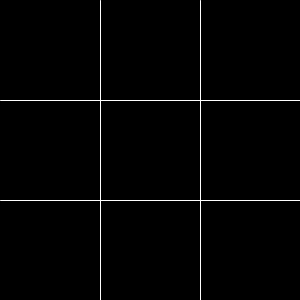
Frame 1 (no input)
Frame 60 (the mouse pressed at the canvas centre just before this capture): identical to frame 1, image omitted
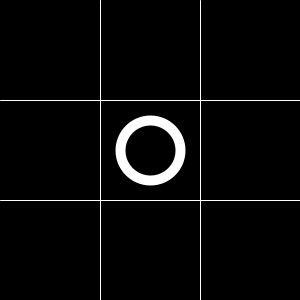
Frame 120 (the mouse held since frame 60 and released just before this capture)

The Processing sketch that drew these frames (run headless with seeded random() and noise(); from frame 60 on, the mouse is pressed at the canvas centre):

// Processing sketch: TresRaya
// ── TresRaya.pde
int cFondo, cFichas, jugador;
Ficha[] fichas = new Ficha[9];

void setup() {
  size(300, 300);
  inicia();
}

void inicia() {
  for (int i = 0; i<9; i++) {
    fichas[i] = new Ficha(i, 0);
  }
  cFondo = 0;
  cFichas = 255;
  frameRate(10);
  jugador = 1;
}

void draw() {
  background(cFondo);
  strokeWeight(1);
  stroke(cFichas);
  line(0, 100, 300, 100);
  line(0, 200, 300, 200);
  line(100, 0, 100, 300);
  line(200, 0, 200, 300);
  for (int i = 0; i<9; i++) {
    fichas[i].dibuja();
  }
}

void mousePressed() {
  if (fichas[(mouseX / 100) + (mouseY / 100) * 3].setTipo(jugador)) {
    jugador = (jugador == 1)? 2: 1;
  } 
  else background(cFichas);
}

class Ficha {
  int posicion, x, y, tipo;
  Ficha(int posicion, int tipo) {
    this.posicion = posicion;
    this.x = (posicion % 3) * 100 + 50;
    this.y = (posicion / 3) * 100 + 50;
    this.tipo = tipo;
  }
  void dibuja() {
    switch (tipo) {
    case 1:
      strokeWeight(70);
      stroke(cFichas);
      point(x, y);
      strokeWeight(50);
      stroke(cFondo);
      point(x, y);
      break;
    case 2:
      strokeWeight(10);
      stroke(cFichas);
      line(x-30, y-30, x+30, y+30);
      line(x-30, y+30, x+30, y-30);
      break;
    default:
      break;
    }
  }
  boolean setTipo(int tipo) {
    if (this.tipo == 0) {
      this.tipo = tipo;
      return true;
    }
    else return false;
  }
}
